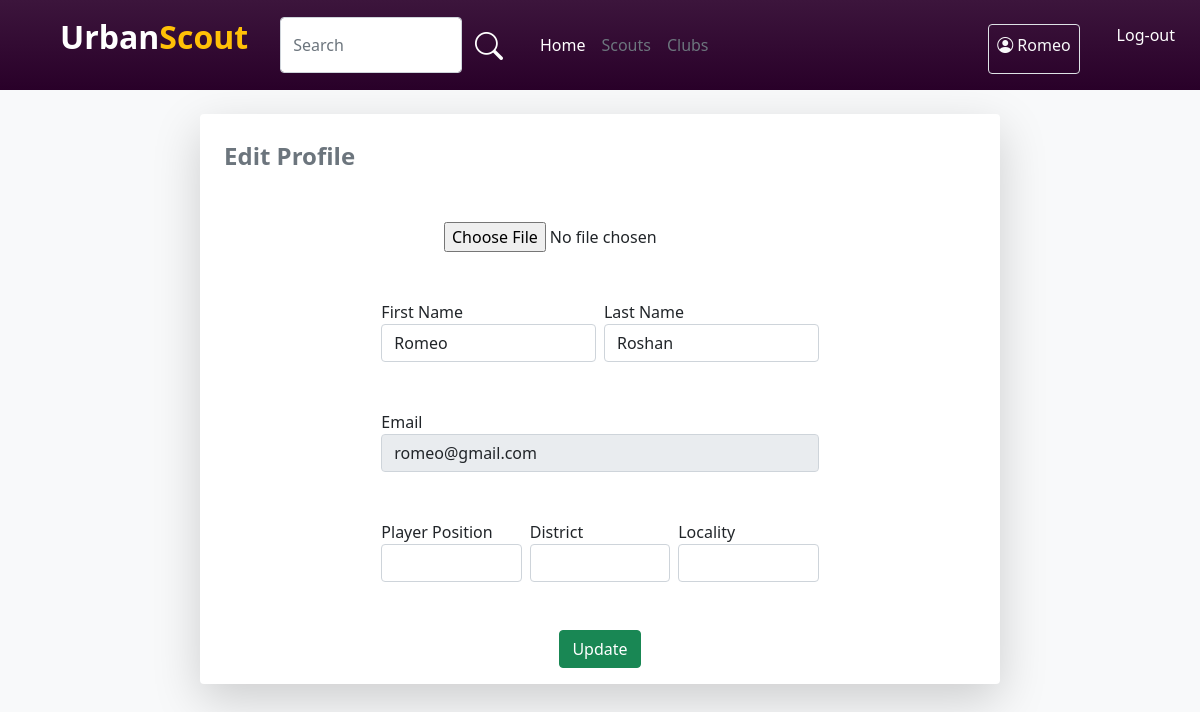
Page /edit-player-profile (signed in) on the earlier database version.
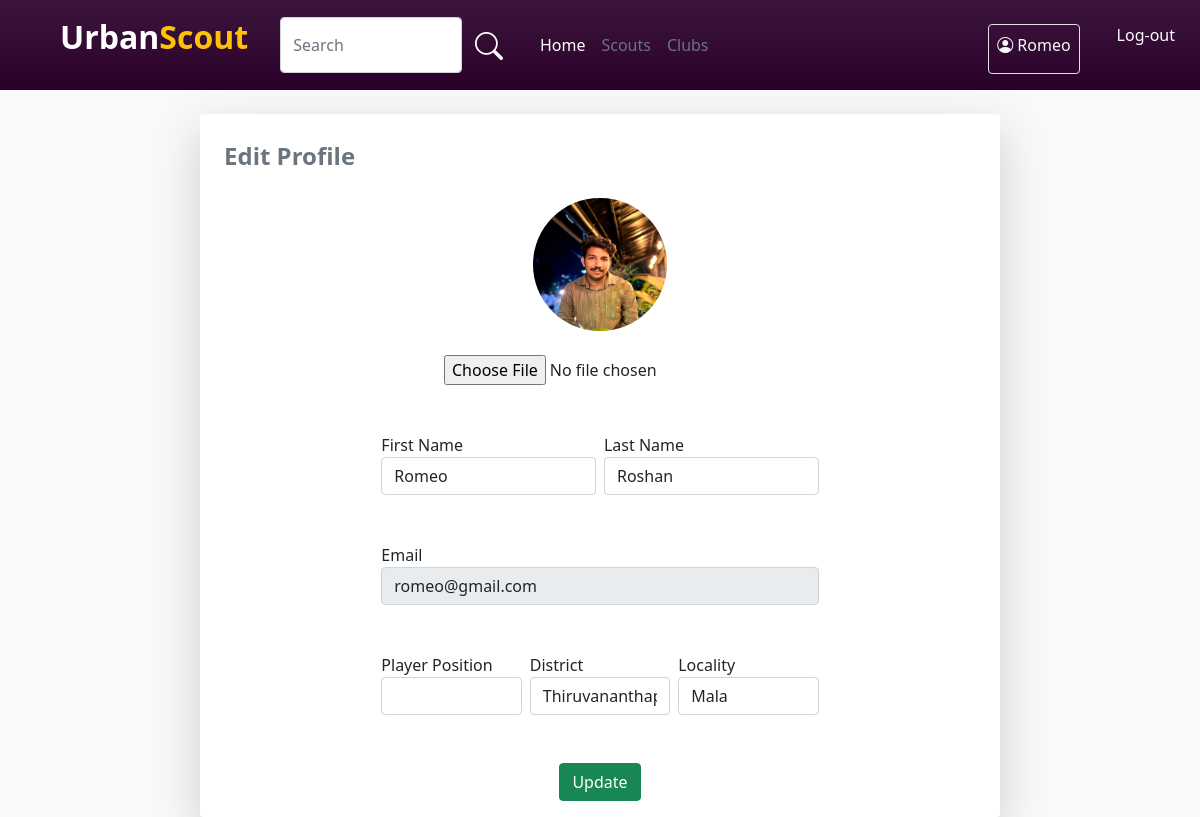
Same page on the later database version.
### account/models.py (models this page shows)
class User(AbstractUser):
    username=models.CharField(max_length=32, blank=True, null=True)
    USERNAME_FIELD = 'email'
    email = models.EmailField(unique=True)
    img=models.ImageField(upload_to='pics',default='https://img.freepik.com/free-icon/man_318-677829.jpg',null=True)
    is_player=models.BooleanField('is_player',default=False)
    is_club=models.BooleanField('is_club',default=False)
    is_scout=models.BooleanField('is_scout',default=False)
    player_dob = models.DateField(("Date of Birth"), default=date.today, validators=[validate_dob])
    player_pos = models.CharField(("Position"),default='',max_length=30,choices=Pos_Choice)
    district = models.CharField(("District"),default='',max_length=20,choices=District_Choice)
    locality = models.CharField(("Locality"),default='',max_length=50,blank=True)
    player_foot = models.CharField(("Prefered Foot"),default='',max_length=10,choices=Foot_Choice)
    player_ability = models.IntegerField(("Ability"),default=0,choices=Ability_Choice)
    club_reputation = models.IntegerField(("Club Reputation"),default=0,choices=Ability_Choice)
    player_potential = models.IntegerField(("Potential"),default=0,choices=Ability_Choice)
    desc=models.CharField(("Description"),max_length=100, default='')
    club_name=models.CharField((("Club Name")),default='',max_length=30)
    REQUIRED_FIELDS = []

### account/views.py (the view, shortened to what this page needs)
# urls.py: path('edit-player-profile',views.editPlayerProfile,name="edit-player-profile"),
def editPlayerProfile(request):
    return render(request, 'edit-player-profile.html', {
        'user': request.user,
        'pos_choices': Pos_Choice,
        'district_choices': District_Choice,
    })

### template/edit-player-profile.html (shortened to what the changed rows need)
{% load static %}
<!DOCTYPE html>
<html lang="en">
<head>
    <link rel="stylesheet" href="{% static 'style.css' %}">
    <link href="https://cdn.jsdelivr.net/npm/bootstrap@5.0.2/dist/css/bootstrap.min.css" rel="stylesheet"
>
    <link rel="stylesheet" href="https://cdn.jsdelivr.net/npm/bootstrap-icons@1.10.5/font/bootstrap-icons.css">
</head>
<body class="bg-light">
    <nav class="navbar player-navbar navbar-expand-lg">
        <div class="container-fluid">
            <div class="collapse navbar-collapse" id="navbarNav">
                <div class="d-flex w-100 justify-content-start justify-content-sm-end">
                    <div class="border rounded p-2 pb-0 mt-2 ms-3">
                        <p class="text-light "><i class="bi bi-person-circle"></i> {{user.first_name}}</p>
                    </div>
                </div>
            </div>
        </div>
    </nav>
    <div class="d-flex justify-content-center">
        <div class="bg-white shadow-lg mt-4 pb-3 rounded col-12 col-lg-8">
            <form action="" method="post"  enctype="multipart/form-data">
                <div class="d-flex justify-content-center"><img class="col-lg-2 col-5 rounded-circle" src={{user.img}}
                        alt=""></div>
                <div class="d-flex justify-content-center">
                    <div class="col-lg-8 col-12">
                        <div class="d-flex justify-content-center gap-2 m-5">
                            <div class="d-flex flex-column w-100">
                                <label for="fname">First Name</label>
                                <input class="form-control" type="text" name="fname" value={{user.first_name}}>
                            </div>
                            <div class="d-flex flex-column w-100">
                                <label for="lname">Last Name</label>
                                <input class="form-control" type="text" name="lname" value={{user.last_name}}>
                            </div>
                        </div>
                        <div class="d-flex mt-0 m-5">
                            <div class="d-flex flex-column w-100">
                                <label for="email">Email</label>
                                <input class="form-control" disabled type="text" name="email" value={{user.email}}>
                            </div>
                        </div>
                        <div class="d-flex justify-content-center gap-2 m-5">
                            <div class="d-flex flex-column w-100">
                                <label for="dist">District</label>
                                <select class="form-control" name="dist" id="">
                                    <option value="{{ user.district }}">{{ user.district }}</option>
                                    {% for choice_value,choice in district_choices %}
                                    <option value="{{ choice }}">{{ choice }}</option>
                                    {% endfor %}
                                </select>
                            </div>
                            <div class="d-flex flex-column w-100">
                                <label for="loc">Locality</label>
                                <input type="text" class="form-control" name="loc" value={{user.locality}}>
                            </div>
                        </div>
                    </div>
                </div>
            </form>
        </div>
    </div>
</body>
</html>

Differences in the rows shown:
changed User "Romeo": img: picture added; dist (not shown) → "Thiruvananthapuram"; loc (not shown) → "Mala"
